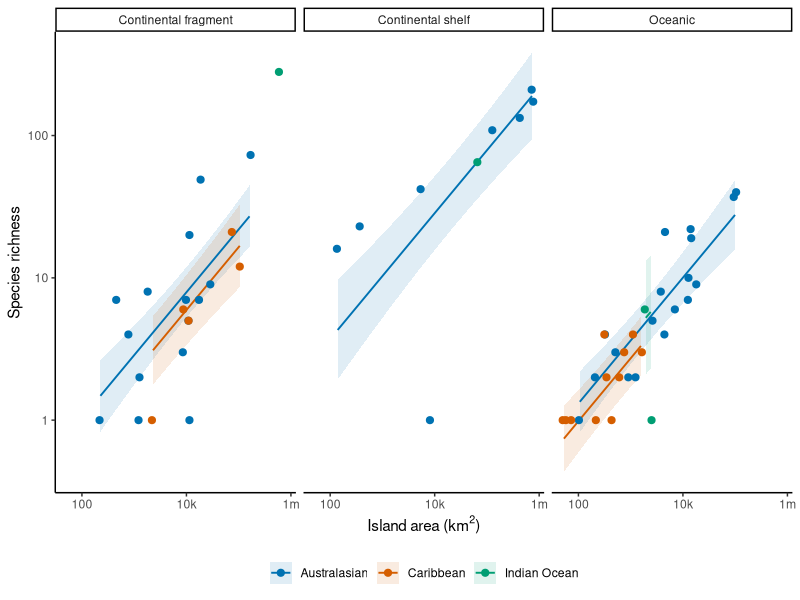
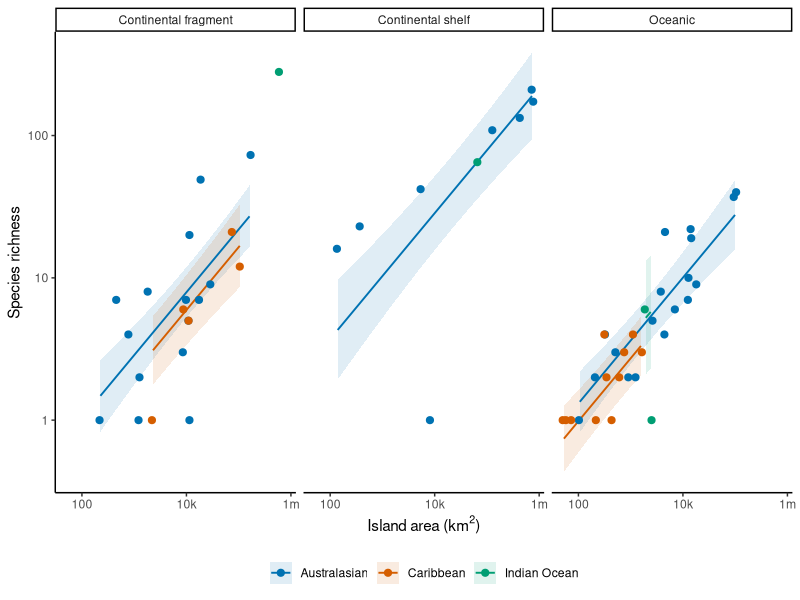
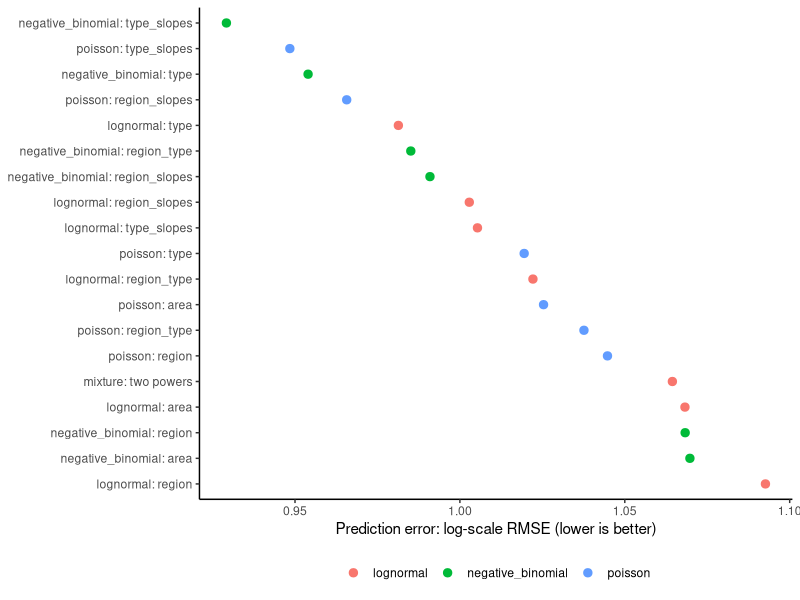
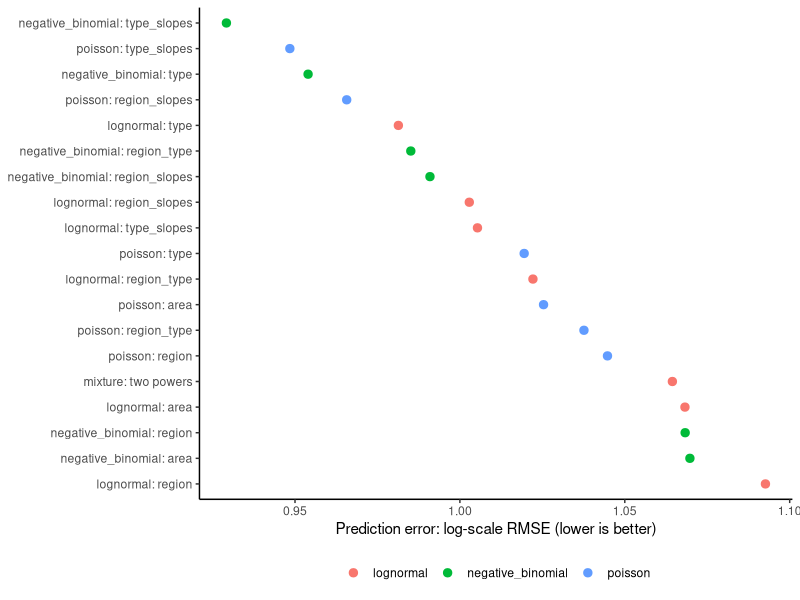
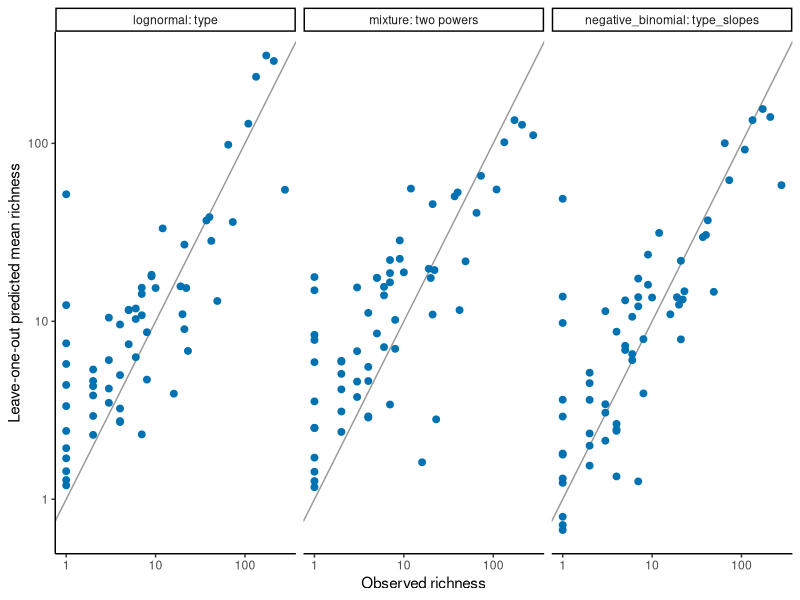
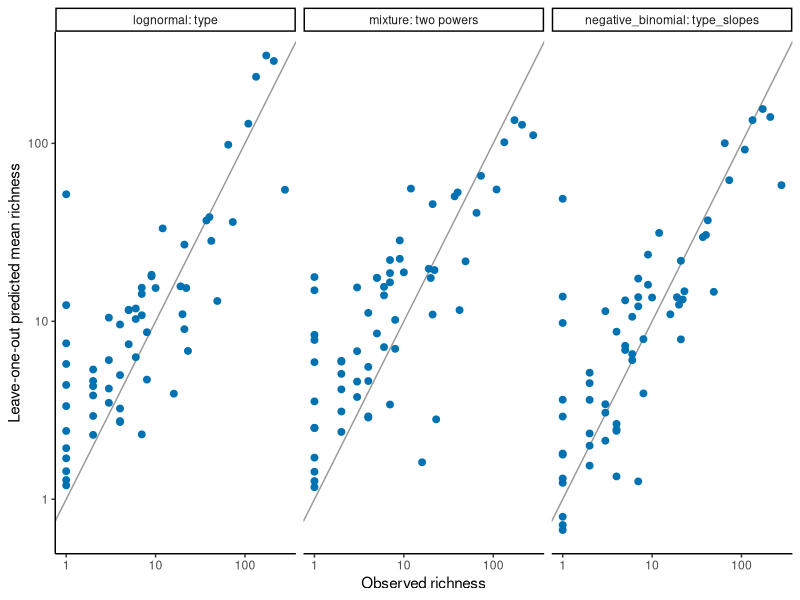
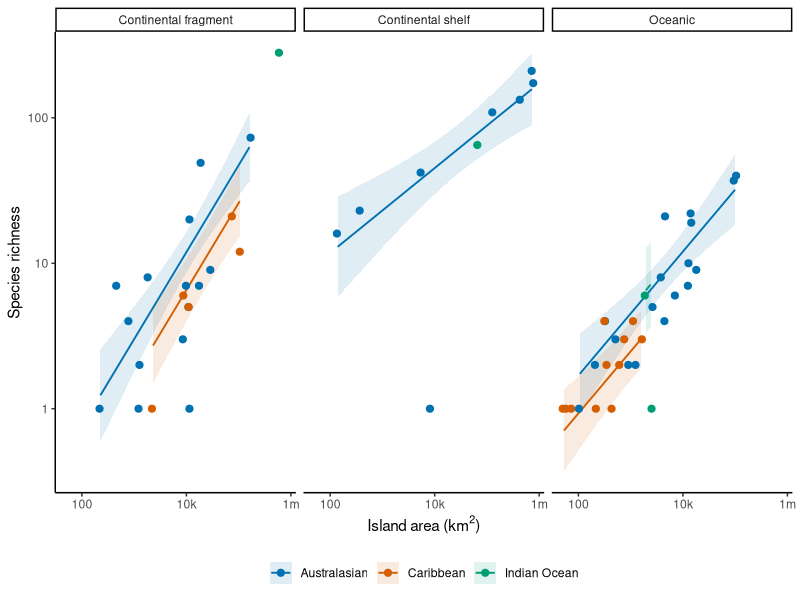
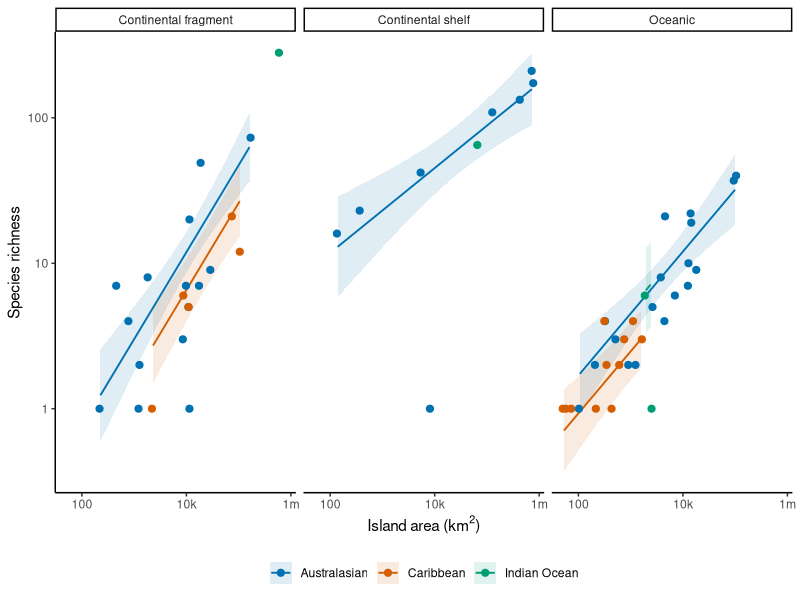

Generate these figures, in order, with R:
# Run from the paleo-islands project root in RStudio or with Rscript.
library(readxl)
library(MASS)
library(ggplot2)
library(flexmix)

# Data ----
d <- as.data.frame(read_excel("data/richness/island-richness-area.xlsx"))
d$region <- factor(d$region)
d$type <- factor(d$type)
d$log_area <- log(d$area_km2)
d$log_richness <- log(d$n_sp)
stopifnot(all(d$n_sp > 0), all(d$area_km2 > 0), !anyNA(d))
out <- "area-estimation/results/pilot-regression"
plots.dir <- "area-estimation/plots/pilot-regression"
logs.dir <- "area-estimation/logs/pilot-regression"
dir.create(plots.dir, recursive = TRUE, showWarnings = FALSE)
dir.create(logs.dir, recursive = TRUE, showWarnings = FALSE)
dir.create(out, recursive = TRUE, showWarnings = FALSE)
write.csv(d, file.path(out, "input-data.csv"), row.names = FALSE)
write.csv(as.data.frame(table(d$region, d$type)), file.path(out, "group-counts.csv"), row.names = FALSE)

# Candidate models: power relationship, with grouped intercepts or slopes ----
formulas <- list(
  area = n_sp ~ log_area,
  region = n_sp ~ log_area + region,
  type = n_sp ~ log_area + type,
  region_type = n_sp ~ log_area + region + type,
  region_slopes = n_sp ~ log_area * region + type,
  type_slopes = n_sp ~ log_area * type + region
)
fits <- list()
comparison <- data.frame()
predictions <- data.frame()
set.seed(261026)

# Leave one island out: the same holdouts for every model.
# AICc is compared ONLY within response families (count vs log richness).
for (family in c("lognormal", "negative_binomial", "poisson")) {
  for (model in names(formulas)) {
    f <- formulas[[model]]
    if (family == "lognormal") f <- update(f, log_richness ~ .)
    if (family == "lognormal") fit <- lm(f, data = d)
    if (family == "negative_binomial") fit <- glm.nb(f, data = d, control = glm.control(maxit = 100))
    if (family == "poisson") fit <- glm(f, data = d, family = poisson())
    id <- paste(family, model, sep = ": ")
    fits[[id]] <- fit
    k <- attr(logLik(fit), "df")
    row <- data.frame(model = id, family = family, k = k,
                      AICc = AIC(fit) + 2*k*(k+1)/(nrow(d)-k-1), BIC = BIC(fit))
    for (i in seq_len(nrow(d))) {
      train <- d[-i, ]
      test <- d[i, , drop = FALSE]
      if (family == "lognormal") {
        cv <- lm(f, data = train)
        log_prediction <- as.numeric(predict(cv, test))
        prediction <- exp(log_prediction + sigma(cv)^2/2)
      }
      if (family == "negative_binomial") {
        cv <- glm.nb(f, data = train, control = glm.control(maxit = 100))
        prediction <- as.numeric(predict(cv, test, type = "response"))
        log_prediction <- log(prediction)
      }
      if (family == "poisson") {
        cv <- glm(f, data = train, family = poisson())
        prediction <- as.numeric(predict(cv, test, type = "response"))
        log_prediction <- log(prediction)
      }
      predictions <- rbind(predictions, data.frame(model = id, island = test$island,
                              observed = test$n_sp, predicted = prediction,
                              predicted_log = log_prediction))
    }
    comparison <- rbind(comparison, row)
  }
}

# Two latent groups: common residual variance avoids tiny-variance components.
# Labels are inferred from the training data, never from the held-out richness.
mix_driver <- FLXMRglmfix(family = "gaussian", varFix = TRUE)
mix <- stepFlexmix(log_richness ~ log_area, data = d, k = 2, nrep = 50,
                   model = mix_driver, control = list(iter.max = 1000, minprior = 0.1), verbose = FALSE)
if (inherits(mix, "stepFlexmix")) mix <- getModel(mix, "BIC")
fits[["mixture: two powers"]] <- mix
k <- attr(logLik(mix), "df")
comparison <- rbind(comparison, data.frame(model = "mixture: two powers", family = "lognormal",
  k = k, AICc = AIC(mix) + 2*k*(k+1)/(nrow(d)-k-1), BIC = BIC(mix)))
for (i in seq_len(nrow(d))) {
  cv <- stepFlexmix(log_richness ~ log_area, data = d[-i, ], k = 2, nrep = 15,
    model = mix_driver, control = list(iter.max = 1000, minprior = 0.1), verbose = FALSE)
  if (inherits(cv, "stepFlexmix")) cv <- getModel(cv, "BIC")
  pars <- parameters(cv)
  means <- pars[1, ] + pars[2, ] * d$log_area[i]
  weights <- prior(cv)
  prediction <- sum(weights * exp(means + pars[3, ]^2/2))
  predictions <- rbind(predictions, data.frame(model = "mixture: two powers", island = d$island[i],
    observed = d$n_sp[i], predicted = prediction, predicted_log = sum(weights * means)))
}
write.csv(data.frame(island = d$island, region = d$region, type = d$type,
                    posterior(mix)), file.path(out, "mixture-membership.csv"), row.names = FALSE)

# Scores: log-scale prediction of a typical island, and raw mean-count error ----
for (i in seq_len(nrow(comparison))) {
  p <- predictions[predictions$model == comparison$model[i], ]
  comparison$log_RMSE[i] <- sqrt(mean((log(p$observed)-p$predicted_log)^2))
  comparison$log_mean_RMSE[i] <- sqrt(mean((log(p$observed)-log(p$predicted))^2))
  comparison$count_RMSE[i] <- sqrt(mean((p$observed-p$predicted)^2))
  comparison$count_MAE[i] <- mean(abs(p$observed-p$predicted))
}
comparison <- comparison[order(comparison$log_mean_RMSE), ]
write.csv(comparison, file.path(out, "model-comparison.csv"), row.names = FALSE)
write.csv(predictions, file.path(out, "leave-one-out-predictions.csv"), row.names = FALSE)
saveRDS(fits, file.path(out, "models.rds"))

# Inspect the grouped power model, including influence and sensitivity ----
fit <- fits[["lognormal: region_type"]]
coef_table <- cbind(coef(summary(fit)), confint(fit))
write.csv(coef_table, file.path(out, "grouped-power-coefficients.csv"))
write.csv(data.frame(island = d$island, cooks_distance = cooks.distance(fit),
  leverage = hatvalues(fit)), file.path(out, "influence.csv"), row.names = FALSE)
sets <- list(all = d,
  individual_islands = d[!d$island %in% c("Aru Islands", "Kei Islands", "Guadeloupe", "New Caledonia"), ],
  without_mauritius_reunion = d[!d$island %in% c("Mauritius", "Réunion"), ])
sensitivity <- data.frame()
for (name in names(sets)) {
  fit_s <- lm(log_richness ~ log_area + region + type, data = sets[[name]])
  ci <- confint(fit_s, "log_area")
  sensitivity <- rbind(sensitivity, data.frame(subset = name, n = nrow(sets[[name]]),
    area_slope = coef(fit_s)["log_area"], lower = ci[1], upper = ci[2]))
}
write.csv(sensitivity, file.path(out, "sensitivity.csv"), row.names = FALSE)

# Publication-style pilot plots ----
theme_set(theme_classic(base_size = 11))
palette <- c(Australasian = "#0072B2", Caribbean = "#D55E00", "Indian Ocean" = "#009E73")
grid <- expand.grid(area_km2 = exp(seq(min(d$log_area), max(d$log_area), length.out = 180)),
                    region = levels(d$region), type = levels(d$type))
grid$log_area <- log(grid$area_km2)
ci <- predict(fit, grid, interval = "confidence")
grid$fit <- exp(ci[, 1]); grid$lower <- exp(ci[, 2]); grid$upper <- exp(ci[, 3])
# Restrict lines to each observed region/type combination's area range.
grid$keep <- FALSE
for (i in seq_len(nrow(grid))) {
  z <- d[d$region == grid$region[i] & d$type == grid$type[i], ]
  if (nrow(z) >= 2) grid$keep[i] <- grid$area_km2[i] >= min(z$area_km2) & grid$area_km2[i] <= max(z$area_km2)
}
p1 <- ggplot(d, aes(area_km2, n_sp, colour = region)) +
  geom_ribbon(data = grid[grid$keep, ], aes(y = fit, ymin = lower, ymax = upper, fill = region), alpha = .12, colour = NA) +
  geom_line(data = grid[grid$keep, ], aes(y = fit), linewidth = .65) + geom_point(size = 2.1) +
  facet_wrap(~type) + scale_x_log10(breaks = c(100, 10000, 1000000), labels = c("100", "10k", "1m")) + scale_y_log10() +
  scale_colour_manual(values = palette) + scale_fill_manual(values = palette) +
  labs(x = expression("Island area (km"^2*")"), y = "Species richness", colour = NULL, fill = NULL) +
  theme(legend.position = "bottom")
p2 <- ggplot(comparison, aes(log_mean_RMSE, reorder(model, -log_mean_RMSE), colour = family)) +
  geom_point(size = 2.5) + labs(x = "Prediction error: log-scale RMSE (lower is better)", y = NULL, colour = NULL) +
  theme(legend.position = "bottom")
p3 <- ggplot(predictions[predictions$model %in% c("lognormal: type", "negative_binomial: type_slopes", "mixture: two powers"), ],
             aes(observed, predicted)) + geom_abline(slope = 1, intercept = 0, colour = "grey60") +
  geom_point(size = 2, colour = "#0072B2") + scale_x_log10() + scale_y_log10() + facet_wrap(~model) +
  labs(x = "Observed richness", y = "Leave-one-out predicted mean richness")
plots <- list(species_area = p1, model_comparison = p2, predictive_check = p3)
for (name in names(plots)) {
  ggsave(file.path(plots.dir, paste0(name, ".pdf")), plots[[name]], width = 10, height = 5.5)
  ggsave(file.path(plots.dir, paste0(name, ".png")), plots[[name]], width = 10, height = 5.5, dpi = 180)
}
capture.output(sessionInfo(), file = file.path(logs.dir, "session-info.txt"))
print(comparison)
print(coef_table)
print(sensitivity)
print(summary(mix))
# Additional diagnostics and the count-model figure ----
nb <- fits[["negative_binomial: type_slopes"]]
write.csv(cbind(coef(summary(nb)), confint.default(nb)), file.path(out, "negative-binomial-coefficients.csv"))
ci <- predict(nb, grid, type = "link", se.fit = TRUE)
grid$fit <- exp(ci$fit)
grid$lower <- exp(ci$fit - 1.96*ci$se.fit)
grid$upper <- exp(ci$fit + 1.96*ci$se.fit)
p4 <- ggplot(d, aes(area_km2, n_sp, colour = region)) +
  geom_ribbon(data = grid[grid$keep, ], aes(y = fit, ymin = lower, ymax = upper, fill = region), alpha = .12, colour = NA) +
  geom_line(data = grid[grid$keep, ], aes(y = fit), linewidth = .65) + geom_point(size = 2.1) +
  facet_wrap(~type) + scale_x_log10(breaks = c(100, 10000, 1000000), labels = c("100", "10k", "1m")) +
  scale_y_log10() + scale_colour_manual(values = palette) + scale_fill_manual(values = palette) +
  labs(x = expression("Island area (km"^2*")"), y = "Species richness", colour = NULL, fill = NULL) +
  theme(legend.position = "bottom")
ggsave(file.path(plots.dir, "negative_binomial.pdf"), p4, width = 10, height = 5.5)
ggsave(file.path(plots.dir, "negative_binomial.png"), p4, width = 10, height = 5.5, dpi = 180)

# A sensitivity check, not a reason to discard unusual observations.
sets$without_aru <- d[d$island != "Aru Islands", ]
sets$without_three_influential <- d[!d$island %in% c("Aru Islands", "Madagascar", "Réunion"), ]
checks <- data.frame()
for (name in names(sets)) {
  for (model in names(formulas)) {
    f <- update(formulas[[model]], log_richness ~ .)
    z <- lm(f, data = sets[[name]])
    k <- attr(logLik(z), "df")
    n <- nrow(sets[[name]])
    checks <- rbind(checks, data.frame(subset = name, model = model, n = n,
      AICc = AIC(z) + 2*k*(k+1)/(n-k-1)))
  }
}
write.csv(checks, file.path(out, "sensitivity-model-selection.csv"), row.names = FALSE)
poisson_fit <- fits[["poisson: type_slopes"]]
cat("Poisson Pearson dispersion:", sum(residuals(poisson_fit, type = "pearson")^2)/df.residual(poisson_fit), "\n")
cat("Type-only power slope and confidence interval:\n")
print(cbind(coef(fits[["lognormal: type"]]), confint(fits[["lognormal: type"]])))
a <- predictions[predictions$model == "negative_binomial: type", ]
b <- predictions[predictions$model == "negative_binomial: type_slopes", ]
difference <- (log(a$observed)-log(a$predicted))^2 - (log(b$observed)-log(b$predicted))^2
cat("Mean paired log squared-error improvement and descriptive SE:", mean(difference), sd(difference)/sqrt(length(difference)), "\n")
